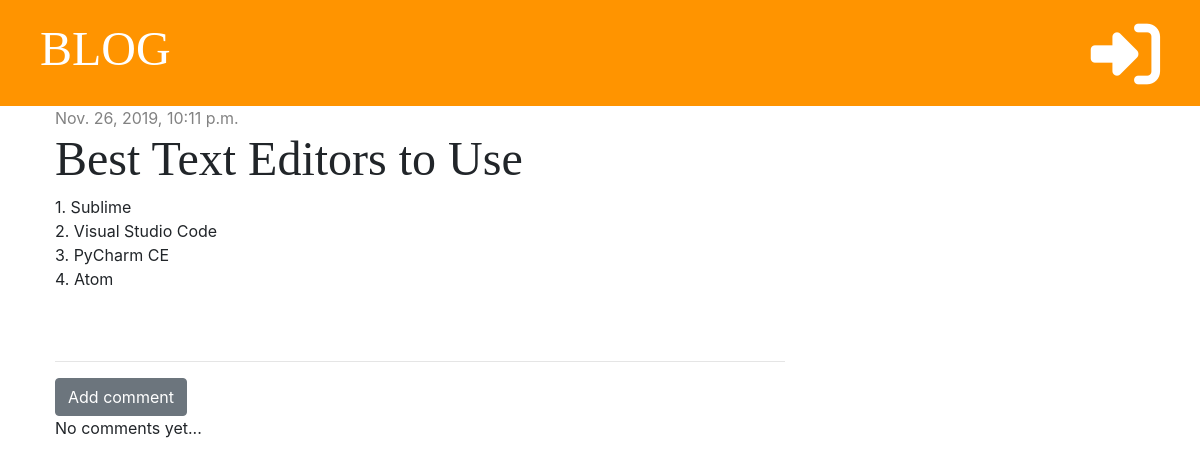
The app's page /post/2/ with its own data.
### blog/models.py (models this page shows, shortened)
class Post(models.Model):
    author = models.ForeignKey('auth.User', on_delete=models.CASCADE)
    title = models.CharField(max_length=200)
    text = models.TextField()
    created_date = models.DateTimeField(default=timezone.now)
    published_date = models.DateTimeField(blank=True, null=True)

### blog/views.py (the view)
# urls.py: path('post/<int:pk>/', views.post_detail, name='post_detail'),
def post_detail(request, pk):
    post = get_object_or_404(Post, pk=pk)
    stuff_for_frontend = {'post': post}
    return render(request, 'blog/post_detail.html', stuff_for_frontend)

### blog/templates/blog/post_detail.html (shortened to what this page needs)
{% extends 'blog/base.html' %}
{% block content %}
    <div class="post">
        {% if post.published_date %}
            <div class="date">
                {{ post.published_date }}
            </div>
        {% else %}
            <a href="{% url 'post_publish' pk=post.pk %}" class="btn btn-primary">Publish</a>
        {% endif %}
        <h1>{{ post.title }}</h1>
        <p>{{ post.text|linebreaksbr }}</p>
    </div>
    <hr>
    <a href="{% url 'add_comment_to_post' pk=post.pk %}" class="btn btn-secondary">Add comment</a>
    {% for comment in post.comments.all %}
        <div class="comment">
            <div class="date">
                {{ comment.created_date }}
            </div>
            <a href="{% url 'comment_remove' pk=comment.pk %}"><i class="fas fa-trash"></i></a>
            <strong>{{ comment.author }}</strong>
            <p>{{ comment.text }}</p>
        </div>
    {% empty %}
        <p>No comments yet...</p>
    {% endfor %}
{% endblock %}

### blog/static/css/blog.css (style rules this page uses)
h1, h2, h3, h4 { font-family: 'Tangerine', 'Droid Sans', serif; font-size: 48px; }
.date { color: #828282; }
.post { margin-bottom: 70px; }

### records on screen
Post: published_date "Nov. 26, 2019, 10:11 p.m.", title "Best Text Editors to Use", text "1. Sublime 2. Visual Studio Code 3. PyCharm CE 4. Atom"
